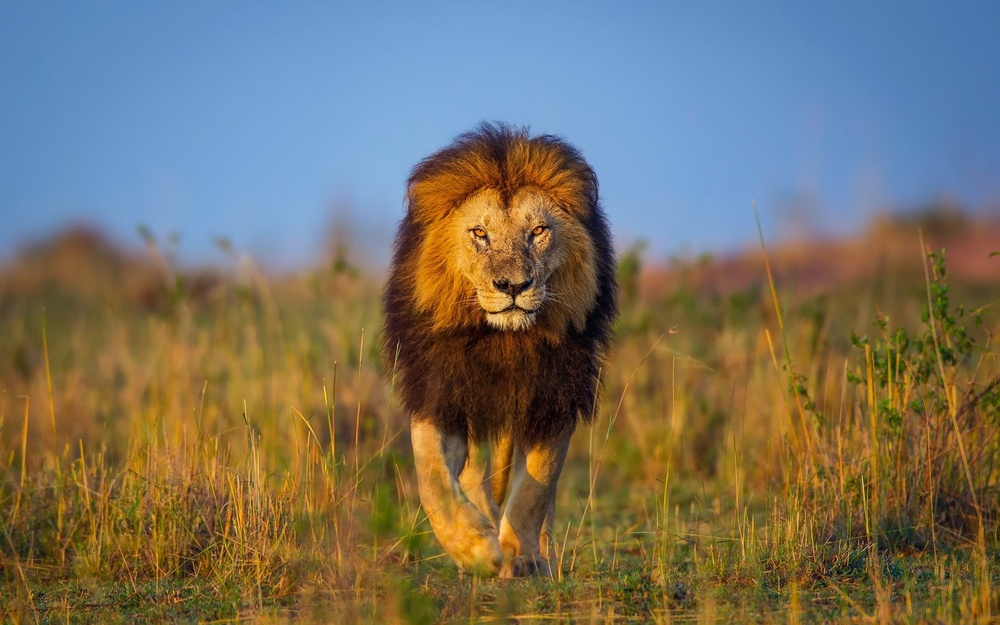
#> input picture Canny Edge Detection/max.jpg, 1000 x 625 px, shrunk from 1920 x 1200 before the run
$ python 'Canny Edge Detection.py'
#> lines starting #> are read from the running program, lines starting #| are printed output that depends on the picture; after the words box and inside, x2 and y2 are one past the last pixel; in counts of white or black regions, pixels touching at a corner belong together
import cv2
import matplotlib.pyplot as plt

image = cv2.imread('max.jpg', cv2.IMREAD_GRAYSCALE)
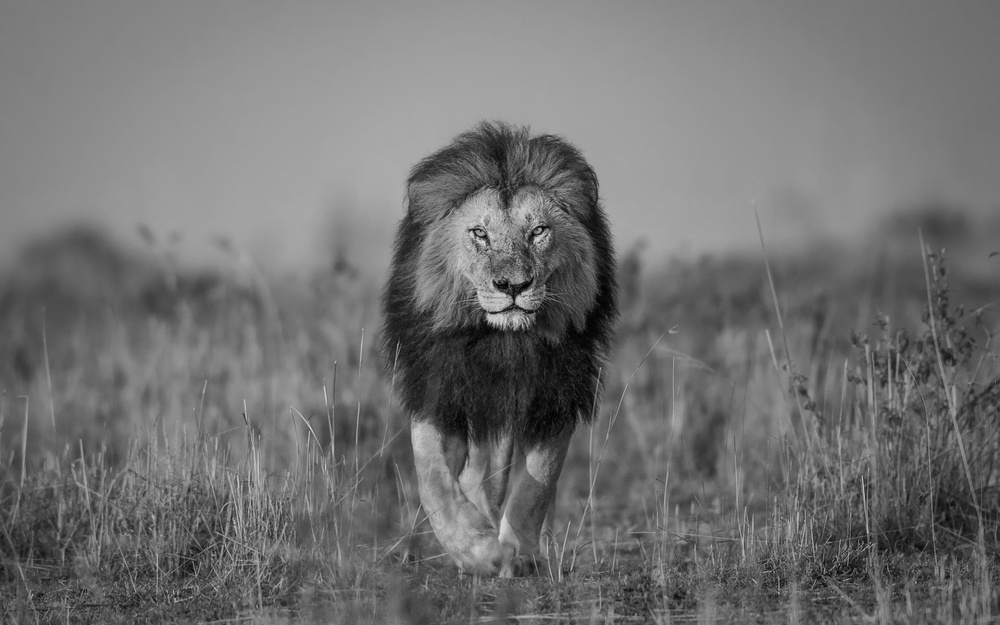
#> image: shape (625, 1000); min 0, max 222, mean 113.3
blurred = cv2.GaussianBlur(image, (5, 5), 1.0)
edges = cv2.Canny(blurred, 100, 200)
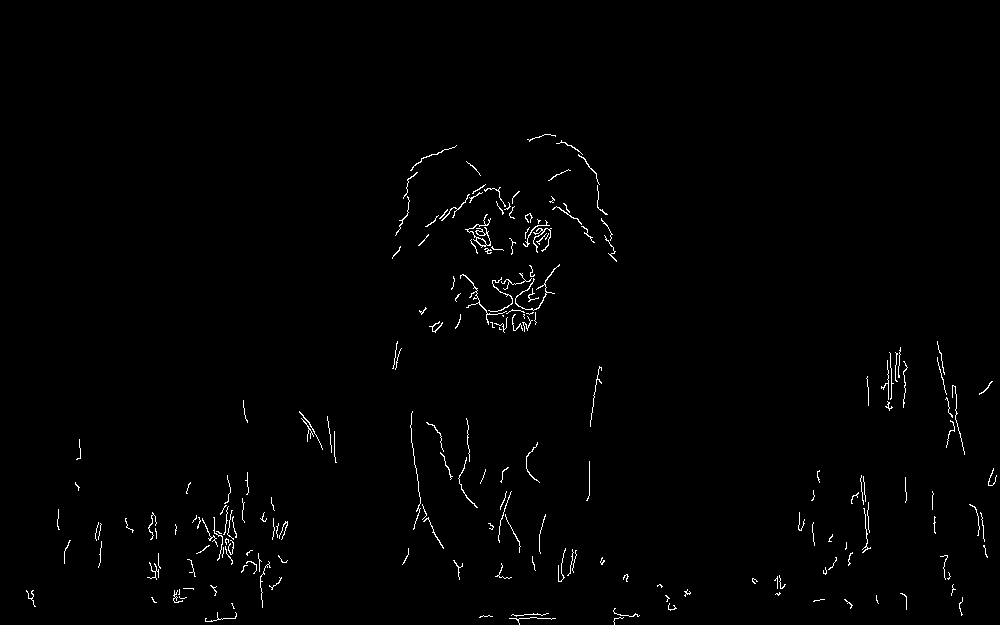
#> edges: shape (625, 1000); 1% white in thin lines or dots, all inside (x1, y1, x2, y2) = (26, 134, 997, 625)

plt.figure(figsize=(12, 6))
plt.subplot(1, 2, 1)
plt.title("Original Image")
plt.imshow(image, cmap='gray')
plt.axis('off')

plt.subplot(1, 2, 2)
plt.title("Canny Edge Detection")
plt.imshow(edges, cmap='gray')
plt.axis('off')

plt.show()
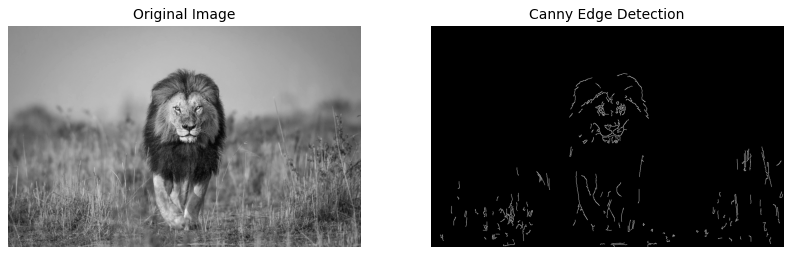
#> figure drawn by matplotlib, 2 panels

cv2.imwrite('canny_max.jpg', edges)
